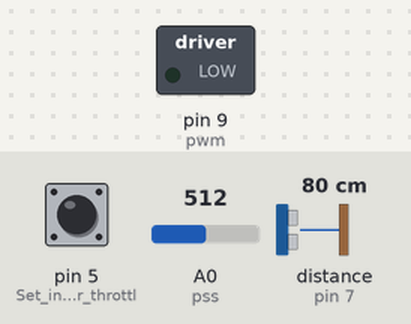
The sketch below on a simulated Arduino Uno, built with avr-gcc and run on an emulated ATmega328P. On the bench: switched loads named in the sketch (green lamp = pin HIGH). Wiring (inferred from the names in the program): ultrasonic range finder: trigger pin 7; echo pin 7. The inputs (shaded band) are chosen by the test bench; at power-on: A0 (pss) = 512, pin 5 (Set_input_pin_for_throttl) LOW, distance to the obstacle (sensor on pin 7) 80 cm. The echo pulse lasts 58.3 µs per cm.

Above: at 1.2 s.
1.3 s: A0 (pss) set to 685
3.2 s: A0 (pss) set to 710
At 5.2 s:
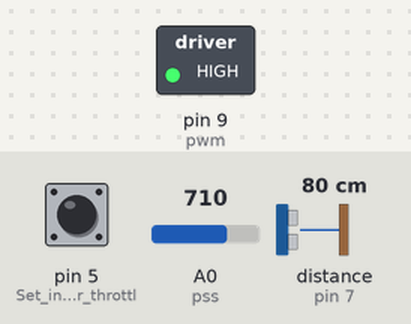
5.5 s: A0 (pss) set to 690
At 6.7 s:
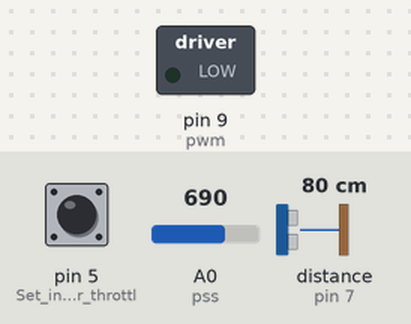
7.0 s: A0 (pss) set to 716
At 8.5 s:
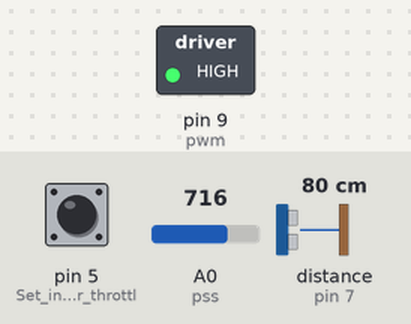
Timing chart, 0 to 10.0 s (numbered marks = the images above; inputs shaded):
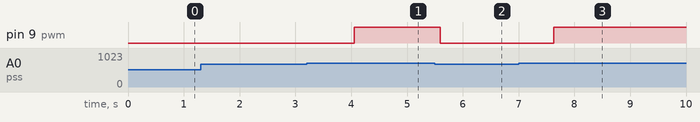

The sketch:

TeamC_RC_Code.ino
```cpp
/*

  Team C Bolt-On Skateboard Propulsion System

  By: Tom Resh, Clinton Best, Matthew Moffa

  Devry University

  Date: 6-2-2015

  Revised: 6-20-2015 CB


  Remote controlled skateboard:

  Connected RC controller across Channel 2 on tramsmitter

  Then connect to pin 5 in Arduino Uno R3

  FSR Pressure sensor (fsr) should be connected to pin 0 for input

  Distance sensor (dss) should be connected to pin 7 for input

  */

int rfc;      // Channel input from RF receiver
int throttle; // Variable for throttle measurement
const int pwm = 9 ;  //Pin for motor outputs
const int  pss = 0; //Pin for FSR pressure sensor
float fsr = 0; // The reading from the FSR square
const int dss = 7 ; //Pin for distance sensor
long duration, cm; //Variables for distance measurements

// Setup for loop, this will run once.

void setup() {

  pinMode(5, INPUT); // Set input pin for throttle
  pinMode(pwm, OUTPUT);  //Set control pins to be outputs for PWM
  analogRead(0);
  analogWrite(pwm, 0);
  Serial.begin(9600); // initializes serial communication


}

// Main code runs here, and runs repeatedtly

void loop() {

  fsr = analogRead(pss); //reads  load fsr input

  // Give a short LOW pulse beforehand to ensure a clean HIGH pulse:
  pinMode(dss, OUTPUT);
  digitalWrite(dss, LOW);
  delayMicroseconds(2);
  digitalWrite(dss, HIGH);
  delayMicroseconds(5);
  digitalWrite(dss, LOW);

  // Using same pin to read returned signal from dss
  pinMode(dss, INPUT);
  duration = pulseIn(dss, HIGH);

  // Convert the time into cm
  cm = microsecondsToCentimeters(duration);

  // Check if the weight on the fsr is within the acceptable range
  // This should cover if there isn't enough pressure (user falls off a small child)
  // This should also cover if the user is too big (outside what the motor can handle)
  // Also check if distance fsr sees something within 5 feet.

  if (fsr > 700 && fsr < 900 && cm < 153 ) {

    rfc = pulseIn(5, HIGH, 25000); // Channel for Throttle Trigger
    throttle = map(rfc, 1000, 2000, -500, 500); //center over zero
    throttle = constrain(throttle, -255, 255);
    throttle = abs(throttle); //Pass Only Absolute PWM Values
    analogWrite(pwm, throttle);
    delay(100);

  }

  // Otherwise ignore signals from controller
  else {

    analogWrite(pwm, 0);
    delay(1000); //waits 1 second delay(ms)

  }

}

// function that converts time to CM
long microsecondsToCentimeters(long microseconds)
{
  // The speed of sound is 340 m/s or 29 microseconds per centimeter.
  // The ping travels out and back, so to find the distance of the
  // object we take half of the distance travelled.
  return microseconds / 29 / 2;
}
```

Measured:
- the behaviour switches between 700 and 701 on A0 (pss) (found by bisection; images 0 and 1)
- after the input at 1.3 s, every drawn part: stays the same
- after the input at 3.2 s, pin 9 (pwm): LOW → HIGH after 0.85 s
- after the input at 5.5 s, pin 9 (pwm): HIGH → LOW after 0.10 s
- after the input at 7.0 s, pin 9 (pwm): LOW → HIGH after 0.63 s
